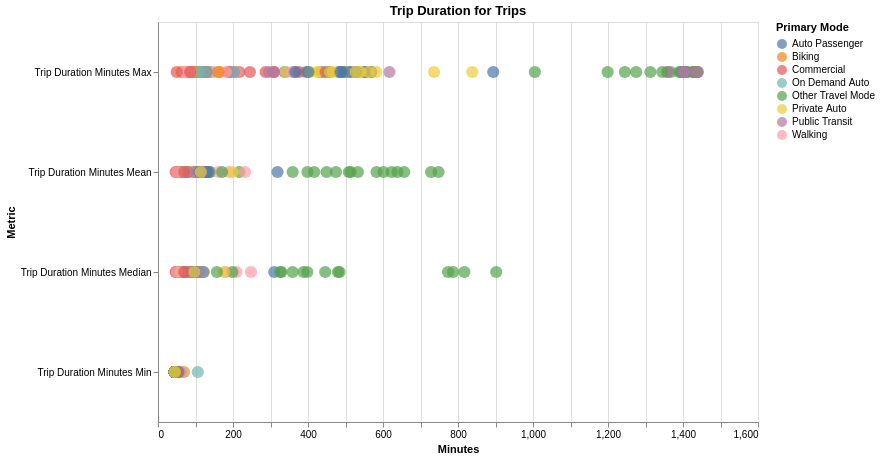

Notebook source saved alongside this figure:
### Code cell
alt.Chart(time_duration_melt).mark_circle(size=150).encode(
    x=alt.X('Value:Q', title="Minutes"),
    y='Metric:O',
    color=alt.Color("Primary Mode"),
    tooltip = ['Primary Mode', 'Metric', 'Value']
).properties(height=400, width=600, title="Trip Duration for Trips").interactive()

### Figure 1 — Vega-Lite specification as saved in the notebook (floating-point values rounded to 4 significant figures; data arrays with more than 128 entries replaced by an {"elided": "..."} marker saying what was removed)
{"config": {"view": {"continuousWidth": 300, "continuousHeight": 300}}, "data": {"name": "data-8f11684285950581c175477a2c6a2362"}, "mark": {"type": "circle", "size": 150}, "encoding": {"color": {"field": "Primary Mode", "type": "nominal"}, "tooltip": [{"field": "Primary Mode", "type": "nominal"}, {"field": "Metric", "type": "nominal"}, {"field": "Value", "type": "quantitative"}], "x": {"field": "Value", "title": "Minutes", "type": "quantitative"}, "y": {"field": "Metric", "type": "ordinal"}}, "height": 400, "params": [{"name": "param_7", "select": {"type": "interval", "encodings": ["x", "y"]}, "bind": "scales"}], "title": "Trip Duration for Trips", "width": 600, "$schema": "https://vega.github.io/schema/vega-lite/v5.20.1.json", "datasets": {"data-8f11684285950581c175477a2c6a2362": {"elided": "596 records"}}}
